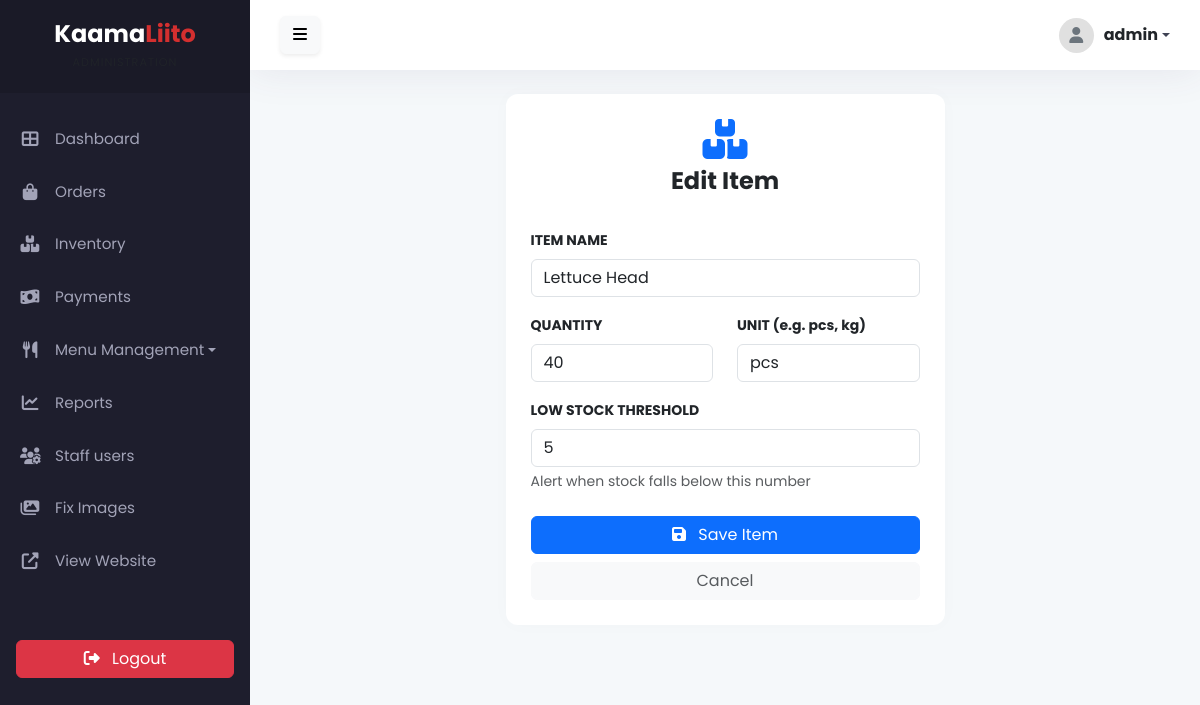
Screenshot of /admin/manage_inventory.php?edit=5 (signed in) with the database file from the repository.
### tables this page shows
CREATE TABLE IF NOT EXISTS `inventory` (
  `id` int(11) NOT NULL AUTO_INCREMENT,
  `item_name` varchar(100) NOT NULL,
  `quantity` int(11) NOT NULL DEFAULT 0,
  `unit` varchar(20) NOT NULL DEFAULT 'pcs',  
  `min_threshold` int(11) NOT NULL DEFAULT 5,  
  `last_updated` timestamp NOT NULL DEFAULT current_timestamp() ON UPDATE current_timestamp(),
  PRIMARY KEY (`id`)
);

### admin/manage_inventory.php (the view, shortened to what this page needs)
<?php
include("includes/header.php");
include("includes/sidebar.php");
include("includes/topbar.php");
$name = "";
$qty = "";
$unit = "pcs";
$min = 5;
$edit_mode = false;
if(isset($_GET['edit'])){
    $edit_mode = true;
    $id = $_GET['edit'];
    $data = mysqli_fetch_assoc(mysqli_query($conn, "SELECT * FROM inventory WHERE id='$id'"));
    $name = $data['item_name'];
    $qty = $data['quantity'];
    $unit = $data['unit'];
    $min = $data['min_threshold'];
}
?>
<div class="row justify-content-center">
    <div class="col-md-6">
        <div class="card stat-card border-0">
            <div class="text-center mb-4">
                <i class="fas fa-boxes text-primary fs-1 mb-2"></i>
                <h4 class="fw-bold"><?= $edit_mode ? "Edit Item" : "Add Inventory Item"; ?></h4>
            </div>
            <form method="POST">
                <div class="mb-3">
                    <label class="form-label fw-bold small">ITEM NAME</label>
                    <input type="text" name="name" class="form-control" value="<?= $name; ?>" required>
                </div>
                <div class="row">
                    <div class="col-md-6 mb-3">
                        <label class="form-label fw-bold small">QUANTITY</label>
                        <input type="number" name="quantity" class="form-control" value="<?= $qty; ?>" required>
                    </div>
                    <div class="col-md-6 mb-3">
                        <label class="form-label fw-bold small">UNIT (e.g. pcs, kg)</label>
                        <input type="text" name="unit" class="form-control" value="<?= $unit; ?>" required>
                    </div>
                </div>
                <div class="mb-4">
                    <label class="form-label fw-bold small">LOW STOCK THRESHOLD</label>
                    <input type="number" name="min_threshold" class="form-control" value="<?= $min; ?>" required>
                    <div class="form-text">Alert when stock falls below this number</div>
                </div>
                <div class="d-grid gap-2">
                    <button class="btn btn-primary" name="save">
                        <i class="fas fa-save me-2"></i> Save Item
                    </button>
                    <a href="inventory.php" class="btn btn-light text-muted">Cancel</a>
                </div>
            </form>
        </div>
    </div>
</div>
<?php include("includes/footer.php"); ?>

### admin/css/admin.css (style rules this page uses)
:root { --admin-primary: #D32F2F; --sidebar-bg: #1e1e2d; --sidebar-hover: #1b1b28; --header-height: 70px; --text-primary: #3f4254; }
body { background-color: #f5f8fa; font-family: 'Poppins', sans-serif; color: var(--text-primary); }
.stat-card { background: #fff; border-radius: 12px; padding: 25px; border: none; box-shadow: 0 0 20px 0 rgba(76, 87, 125, 0.02); position: relative; overflow: hidden; height: 100%; }

### rows the page displays
inventory: name "Lettuce Head", quantity "40", unit "pcs", min_threshold "5"

### other values shown
$_SESSION['user'] "admin"
